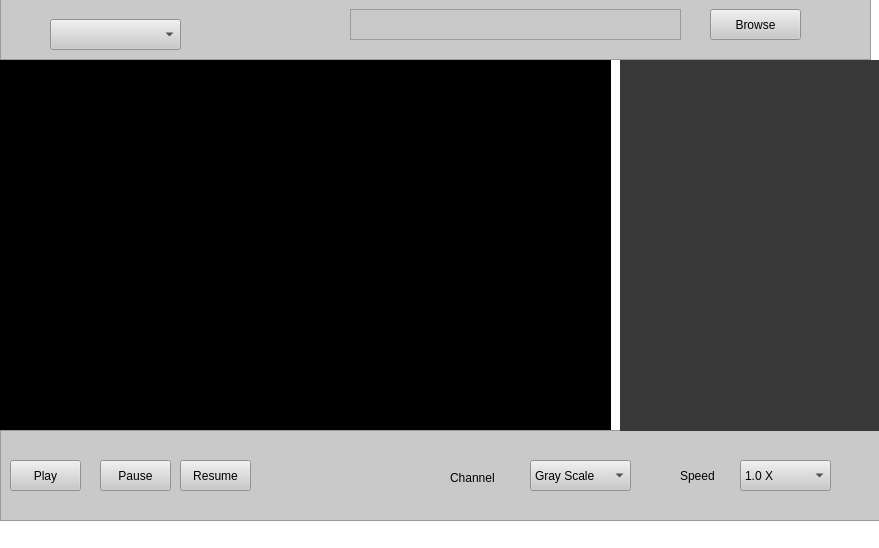
<?xml version="1.0" encoding="UTF-8"?>
<ui version="4.0">
 <class>MainWindow</class>
 <widget class="QMainWindow" name="MainWindow">
  <property name="geometry">
   <rect>
    <x>0</x>
    <y>0</y>
    <width>879</width>
    <height>548</height>
   </rect>
  </property>
  <property name="windowTitle">
   <string>MainWindow</string>
  </property>
  <property name="styleSheet">
   <string notr="true">background-color: rgb(56, 56, 56);
background-color: rgb(255, 255, 255);</string>
  </property>
  <widget class="QWidget" name="centralwidget">
   <widget class="QFrame" name="frame">
    <property name="geometry">
     <rect>
      <x>0</x>
      <y>-11</y>
      <width>871</width>
      <height>71</height>
     </rect>
    </property>
    <property name="styleSheet">
     <string notr="true">background-color: rgb(201, 201, 201);</string>
    </property>
    <property name="frameShape">
     <enum>QFrame::StyledPanel</enum>
    </property>
    <property name="frameShadow">
     <enum>QFrame::Raised</enum>
    </property>
    <widget class="QTextEdit" name="txtBrowse">
     <property name="geometry">
      <rect>
       <x>350</x>
       <y>20</y>
       <width>331</width>
       <height>31</height>
      </rect>
     </property>
    </widget>
    <widget class="QPushButton" name="btnBrowse">
     <property name="geometry">
      <rect>
       <x>710</x>
       <y>20</y>
       <width>91</width>
       <height>31</height>
      </rect>
     </property>
     <property name="text">
      <string>Browse</string>
     </property>
    </widget>
    <widget class="QComboBox" name="cmbSelectCamera">
     <property name="geometry">
      <rect>
       <x>50</x>
       <y>30</y>
       <width>131</width>
       <height>31</height>
      </rect>
     </property>
     <property name="toolTip">
      <string>&lt;html&gt;&lt;head/&gt;&lt;body&gt;&lt;p&gt;Select Camera&lt;/p&gt;&lt;/body&gt;&lt;/html&gt;</string>
     </property>
    </widget>
   </widget>
   <widget class="QLabel" name="lblVideo">
    <property name="geometry">
     <rect>
      <x>0</x>
      <y>60</y>
      <width>611</width>
      <height>371</height>
     </rect>
    </property>
    <property name="styleSheet">
     <string notr="true">background-color: rgb(0, 0, 0);</string>
    </property>
    <property name="text">
     <string>TextLabel</string>
    </property>
   </widget>
   <widget class="QFrame" name="frame_2">
    <property name="geometry">
     <rect>
      <x>0</x>
      <y>430</y>
      <width>881</width>
      <height>91</height>
     </rect>
    </property>
    <property name="styleSheet">
     <string notr="true">background-color: rgb(201, 201, 201);</string>
    </property>
    <property name="frameShape">
     <enum>QFrame::StyledPanel</enum>
    </property>
    <property name="frameShadow">
     <enum>QFrame::Raised</enum>
    </property>
    <widget class="QPushButton" name="btnPlay">
     <property name="geometry">
      <rect>
       <x>10</x>
       <y>30</y>
       <width>71</width>
       <height>31</height>
      </rect>
     </property>
     <property name="text">
      <string>Play</string>
     </property>
    </widget>
    <widget class="QPushButton" name="btnResume">
     <property name="geometry">
      <rect>
       <x>180</x>
       <y>30</y>
       <width>71</width>
       <height>31</height>
      </rect>
     </property>
     <property name="text">
      <string>Resume</string>
     </property>
    </widget>
    <widget class="QPushButton" name="btnPause">
     <property name="geometry">
      <rect>
       <x>100</x>
       <y>30</y>
       <width>71</width>
       <height>31</height>
      </rect>
     </property>
     <property name="text">
      <string>Pause</string>
     </property>
    </widget>
    <widget class="QLabel" name="label">
     <property name="geometry">
      <rect>
       <x>680</x>
       <y>30</y>
       <width>51</width>
       <height>31</height>
      </rect>
     </property>
     <property name="text">
      <string>Speed</string>
     </property>
    </widget>
    <widget class="QComboBox" name="cmbSpeed">
     <property name="geometry">
      <rect>
       <x>740</x>
       <y>30</y>
       <width>91</width>
       <height>31</height>
      </rect>
     </property>
     <item>
      <property name="text">
       <string>1.0 X</string>
      </property>
     </item>
     <item>
      <property name="text">
       <string>2.0 X</string>
      </property>
     </item>
     <item>
      <property name="text">
       <string>3.0 X</string>
      </property>
     </item>
     <item>
      <property name="text">
       <string>4.0 X</string>
      </property>
     </item>
    </widget>
    <widget class="QLabel" name="label_3">
     <property name="geometry">
      <rect>
       <x>450</x>
       <y>40</y>
       <width>61</width>
       <height>16</height>
      </rect>
     </property>
     <property name="text">
      <string>Channel</string>
     </property>
    </widget>
    <widget class="QComboBox" name="cmbChannel">
     <property name="geometry">
      <rect>
       <x>530</x>
       <y>30</y>
       <width>101</width>
       <height>31</height>
      </rect>
     </property>
     <item>
      <property name="text">
       <string>Gray Scale</string>
      </property>
     </item>
     <item>
      <property name="text">
       <string>RGB</string>
      </property>
     </item>
    </widget>
   </widget>
   <widget class="QLabel" name="lblVideoInfo">
    <property name="geometry">
     <rect>
      <x>620</x>
      <y>60</y>
      <width>261</width>
      <height>371</height>
     </rect>
    </property>
    <property name="styleSheet">
     <string notr="true">background-color: rgb(56, 56, 56);</string>
    </property>
    <property name="text">
     <string/>
    </property>
   </widget>
  </widget>
  <widget class="QStatusBar" name="statusbar"/>
 </widget>
 <resources/>
 <connections/>
</ui>
